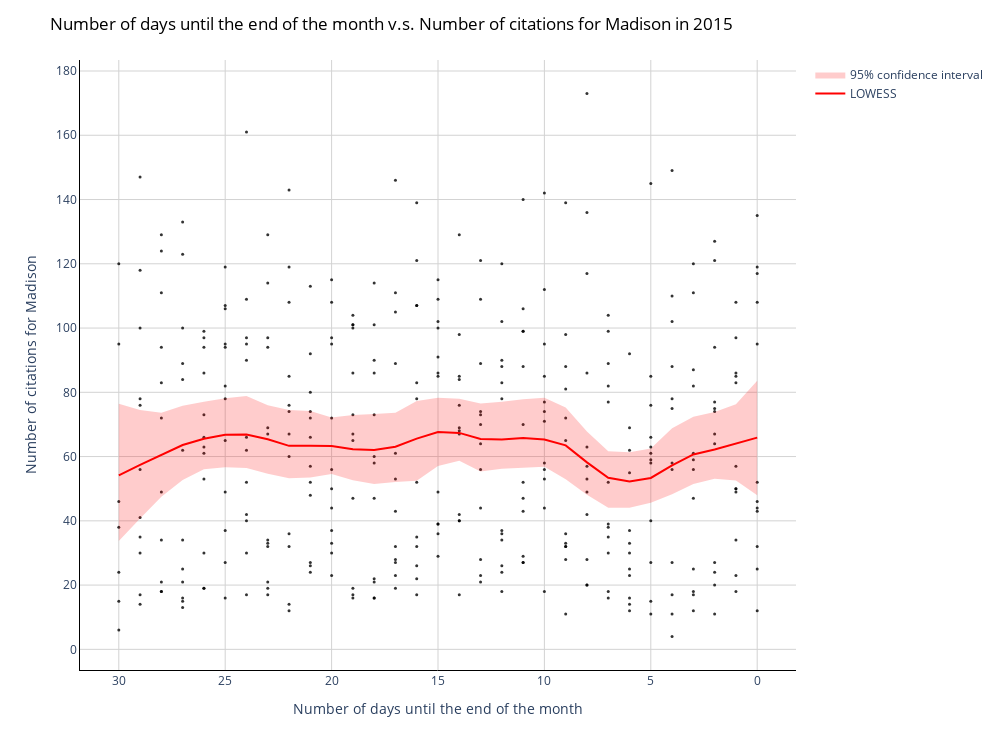

Write notebook code for a chart like this one.
### Code cell
year = 2015
dat = data[(data['city'] == 'madison') & (data['year'] == year)]

# x values for LOWESS
x=dat['days_end_month'].values 
# y values for both
y=dat['citation_issued'].values

eval_x = np.linspace(0, 30, 31)

lowess_reg, bottom, top = lowess_with_confidence_bounds(x, y, eval_x, N=200, conf_interval=0.95, lowess_kw={"frac": 0.2})

fig = px.scatter(dat, x=x, y=y, 
                 opacity=0.8, color_discrete_sequence=['black'])

fig.add_traces(go.Scatter(x=eval_x, y=lowess_reg, name='LOWESS', line=dict(color='red')))

fig.add_trace(go.Scatter(x=eval_x, y = top,
                line = dict(color='rgba(0,0,0,0)'),showlegend=False,))
        
fig.add_trace(go.Scatter(x=eval_x, y = bottom,
                line = dict(color='rgba(0,0,0,0)'),
                fill='tonexty',name = '95% confidence interval',fillcolor = 'rgba(255, 0, 0, 0.2)'))


# Set figure title
fig.update_layout(height=750, 
                  width=1000,
                  title=dict(text="Number of days until the end of the month v.s. Number of citations for Madison in 2015", 
                             font=dict(color='black')),
                             xaxis=dict(
                                tickmode='linear',
                                dtick=5,),
                
    )
fig.update_xaxes(autorange="reversed")

fig.update_layout(dict(plot_bgcolor = 'white'),
                  xaxis_title="Number of days until the end of the month", 
                  yaxis_title="Number of citations for Madison")

# Update axes lines
fig.update_xaxes(showgrid=True, gridwidth=1, gridcolor='lightgrey', 
                 zeroline=True, zerolinewidth=1, zerolinecolor='lightgrey', 
                 showline=True, linewidth=1, linecolor='black')

fig.update_yaxes(showgrid=True, gridwidth=1, gridcolor='lightgrey', 
                 zeroline=True, zerolinewidth=1, zerolinecolor='lightgrey', 
                 showline=True, linewidth=1, linecolor='black')


# Update marker size
fig.update_traces(marker=dict(size=3))

fig.show()

### Figure 1 — Plotly figure (JSON) as saved in the notebook; plotly's stock layout.template omitted (floating-point values rounded to 4 significant figures; data arrays with more than 128 entries replaced by an {"elided": "..."} marker saying what was removed)
{"data": [{"hovertemplate": "x=%{x}<br>y=%{y}<extra></extra>", "legendgroup": "", "marker": {"color": "black", "opacity": 0.8, "size": 3, "symbol": "circle"}, "mode": "markers", "name": "", "orientation": "v", "showlegend": false, "type": "scatter", "x": {"elided": "365 int values"}, "xaxis": "x", "y": {"elided": "365 int values"}, "yaxis": "y"}, {"line": {"color": "red"}, "marker": {"size": 3}, "name": "LOWESS", "type": "scatter", "x": [0, 1, 2, 3, 4, 5, 6, 7, 8, 9, 10, 11, 12, 13, 14, 15, 16, 17, 18, 19, 20, 21, 22, 23, 24, 25, 26, 27, 28, 29, 30], "y": [65.89, 64.04, 62.22, 60.67, 57.23, 53.34, 52.23, 53.4, 58.21, 63.48, 65.3, 65.8, 65.3, 65.49, 67.37, 67.66, 65.58, 63.08, 62.03, 62.29, 63.27, 63.36, 63.34, 65.38, 66.86, 66.82, 65.56, 63.59, 60.63, 57.42, 54.17]}, {"line": {"color": "rgba(0,0,0,0)"}, "marker": {"size": 3}, "showlegend": false, "type": "scatter", "x": [0, 1, 2, 3, 4, 5, 6, 7, 8, 9, 10, 11, 12, 13, 14, 15, 16, 17, 18, 19, 20, 21, 22, 23, 24, 25, 26, 27, 28, 29, 30], "y": [83.56, 76.29, 73.91, 72.38, 68.78, 62.53, 61.36, 61.65, 67.78, 75.28, 78.32, 77.82, 77.03, 76.51, 77.97, 78.32, 77.31, 73.67, 73.25, 72.93, 72.18, 74.15, 74.52, 75.98, 78.88, 78.16, 77.06, 75.85, 73.64, 74.48, 76.48]}, {"fill": "tonexty", "fillcolor": "rgba(255, 0, 0, 0.2)", "line": {"color": "rgba(0,0,0,0)"}, "marker": {"size": 3}, "name": "95% confidence interval", "type": "scatter", "x": [0, 1, 2, 3, 4, 5, 6, 7, 8, 9, 10, 11, 12, 13, 14, 15, 16, 17, 18, 19, 20, 21, 22, 23, 24, 25, 26, 27, 28, 29, 30], "y": [47.95, 52.58, 53.09, 51.49, 48.26, 45.61, 44.1, 44.09, 48.11, 52.93, 56.87, 56.62, 56.23, 55.37, 58.73, 57.05, 52.48, 52.08, 51.44, 52.63, 54.6, 53.48, 53.23, 54.69, 56.48, 56.68, 56.03, 52.73, 47.47, 40.71, 33.69]}], "layout": {"height": 750, "legend": {"tracegroupgap": 0}, "margin": {"t": 60}, "plot_bgcolor": "white", "title": {"font": {"color": "black"}, "text": "Number of days until the end of the month v.s. Number of citations for Madison in 2015"}, "width": 1000, "xaxis": {"anchor": "y", "autorange": "reversed", "domain": [0, 1], "dtick": 5, "gridcolor": "lightgrey", "gridwidth": 1, "linecolor": "black", "linewidth": 1, "showgrid": true, "showline": true, "tickmode": "linear", "title": {"text": "Number of days until the end of the month"}, "zeroline": true, "zerolinecolor": "lightgrey", "zerolinewidth": 1}, "yaxis": {"anchor": "x", "domain": [0, 1], "gridcolor": "lightgrey", "gridwidth": 1, "linecolor": "black", "linewidth": 1, "showgrid": true, "showline": true, "title": {"text": "Number of citations for Madison"}, "zeroline": true, "zerolinecolor": "lightgrey", "zerolinewidth": 1}}}
